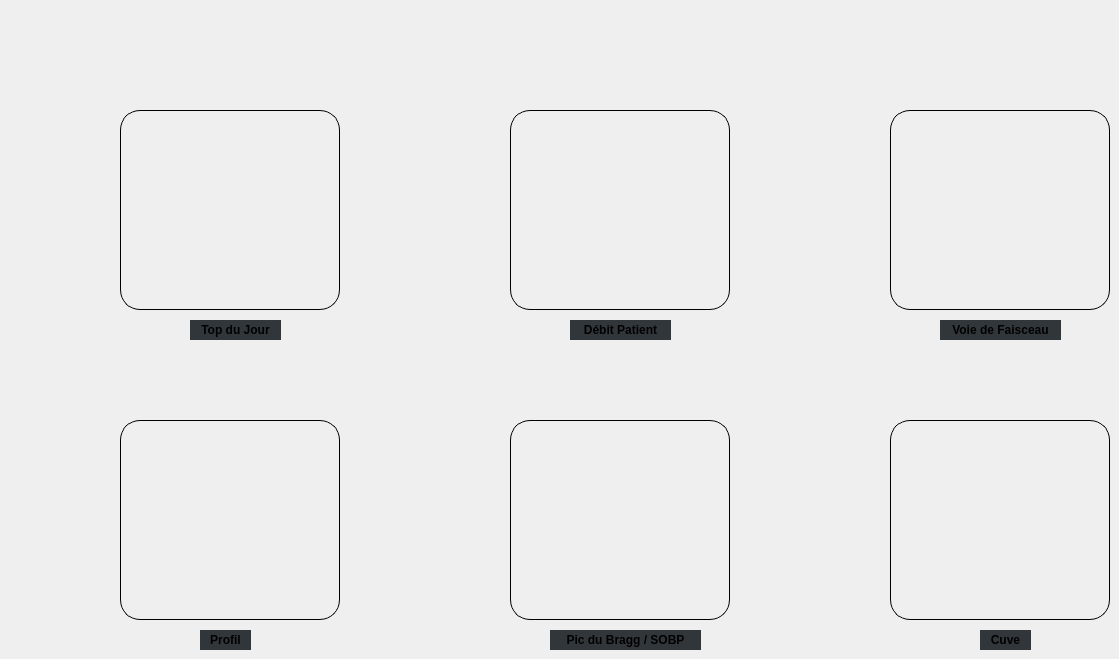
   <widget class="QWidget" name="startWidget">
    <widget class="QPushButton" name="beamProfilerPushButton">
     <property name="geometry">
      <rect>
       <x>120</x>
       <y>420</y>
       <width>220</width>
       <height>200</height>
      </rect>
     </property>
     <property name="minimumSize">
      <size>
       <width>220</width>
       <height>200</height>
      </size>
     </property>
     <property name="maximumSize">
      <size>
       <width>220</width>
       <height>200</height>
      </size>
     </property>
     <property name="font">
      <font>
       <pointsize>20</pointsize>
      </font>
     </property>
     <property name="styleSheet">
      <string notr="true">QPushButton {
border-radius: 20px;
border: 1px solid black;
}
QPushButton:pressed {
border-width: 3px;
}
QPushButton:disabled {
background-repeat: no-repeat; 
background-position: center;
border-radius: 20px;
border: 1px solid grey;
}

</string>
     </property>
     <property name="text">
      <string/>
     </property>
    </widget>
    <widget class="QPushButton" name="topDeJourPushButton">
     <property name="geometry">
      <rect>
       <x>120</x>
       <y>110</y>
       <width>220</width>
       <height>200</height>
      </rect>
     </property>
     <property name="minimumSize">
      <size>
       <width>200</width>
       <height>200</height>
      </size>
     </property>
     <property name="font">
      <font>
       <pointsize>20</pointsize>
      </font>
     </property>
     <property name="styleSheet">
      <string notr="true">QPushButton {
border-radius: 20px;
border: 1px solid black;
}
QPushButton:pressed {
border-width: 3px;
}
QPushButton:disabled {
background-repeat: no-repeat; 
background-position: center;
border-radius: 20px;
border: 1px solid gray;
}</string>
     </property>
     <property name="text">
      <string/>
     </property>
    </widget>
    <widget class="QPushButton" name="braggPeakPushButton">
     <property name="geometry">
      <rect>
       <x>510</x>
       <y>420</y>
       <width>220</width>
       <height>200</height>
      </rect>
     </property>
     <property name="minimumSize">
      <size>
       <width>200</width>
       <height>200</height>
      </size>
     </property>
     <property name="font">
      <font>
       <pointsize>20</pointsize>
      </font>
     </property>
     <property name="styleSheet">
      <string notr="true">QPushButton {
border-radius: 20px;
border: 1px solid black;
}
QPushButton:pressed {
border-width: 3px;
}
QPushButton:disabled {
background-repeat: no-repeat; 
background-position: center;
border-radius: 20px;
border: 1px solid gray;
}</string>
     </property>
     <property name="text">
      <string/>
     </property>
    </widget>
    <widget class="QPushButton" name="patientDebitPushButton">
     <property name="geometry">
      <rect>
       <x>510</x>
       <y>110</y>
       <width>220</width>
       <height>200</height>
      </rect>
     </property>
     <property name="minimumSize">
      <size>
       <width>200</width>
       <height>200</height>
      </size>
     </property>
     <property name="font">
      <font>
       <pointsize>20</pointsize>
      </font>
     </property>
     <property name="styleSheet">
      <string notr="true">QPushButton {
border-radius: 20px;
border: 1px solid black;
}
QPushButton:pressed {
border-width: 3px;
}
QPushButton:disabled {
background-repeat: no-repeat; 
background-position: center;
border-radius: 20px;
border: 1px solid gray;
}</string>
     </property>
     <property name="text">
      <string/>
     </property>
    </widget>
    <widget class="QPushButton" name="scanner3DPushButton">
     <property name="enabled">
      <bool>false</bool>
     </property>
     <property name="geometry">
      <rect>
       <x>890</x>
       <y>420</y>
       <width>220</width>
       <height>200</height>
      </rect>
     </property>
     <property name="minimumSize">
      <size>
       <width>200</width>
       <height>200</height>
      </size>
     </property>
     <property name="font">
      <font>
       <pointsize>20</pointsize>
      </font>
     </property>
     <property name="styleSheet">
      <string notr="true">QPushButton {
background-repeat: no-repeat; 
background-position: center;
border-radius: 20px;
border: 1px solid black;
}
QPushButton:pressed {
border-width: 3px;
}
</string>
     </property>
     <property name="text">
      <string/>
     </property>
    </widget>
    <widget class="QLabel" name="label_14">
     <property name="geometry">
      <rect>
       <x>190</x>
       <y>320</y>
       <width>91</width>
       <height>20</height>
      </rect>
     </property>
     <property name="styleSheet">
      <string notr="true">background: rgb(49, 54, 59);
</string>
     </property>
     <property name="text">
      <string>&lt;html&gt;&lt;head/&gt;&lt;body&gt;&lt;p align=&quot;center&quot;&gt;&lt;span style=&quot; font-weight:600;&quot;&gt;Top du Jour&lt;/span&gt;&lt;/p&gt;&lt;/body&gt;&lt;/html&gt;</string>
     </property>
     <property name="alignment">
      <set>Qt::AlignCenter</set>
     </property>
    </widget>
    <widget class="QLabel" name="label_15">
     <property name="geometry">
      <rect>
       <x>570</x>
       <y>320</y>
       <width>101</width>
       <height>20</height>
      </rect>
     </property>
     <property name="styleSheet">
      <string notr="true">background: rgb(49, 54, 59);</string>
     </property>
     <property name="text">
      <string>&lt;html&gt;&lt;head/&gt;&lt;body&gt;&lt;p align=&quot;center&quot;&gt;&lt;span style=&quot; font-weight:600;&quot;&gt;Débit Patient&lt;/span&gt;&lt;/p&gt;&lt;/body&gt;&lt;/html&gt;</string>
     </property>
     <property name="alignment">
      <set>Qt::AlignCenter</set>
     </property>
    </widget>
    <widget class="QLabel" name="label_16">
     <property name="geometry">
      <rect>
       <x>200</x>
       <y>630</y>
       <width>51</width>
       <height>20</height>
      </rect>
     </property>
     <property name="styleSheet">
      <string notr="true">background: rgb(49, 54, 59);</string>
     </property>
     <property name="text">
      <string>&lt;html&gt;&lt;head/&gt;&lt;body&gt;&lt;p&gt;&lt;span style=&quot; font-weight:600;&quot;&gt;Profil&lt;/span&gt;&lt;/p&gt;&lt;/body&gt;&lt;/html&gt;</string>
     </property>
     <property name="alignment">
      <set>Qt::AlignCenter</set>
     </property>
    </widget>
    <widget class="QLabel" name="label_17">
     <property name="geometry">
      <rect>
       <x>550</x>
       <y>630</y>
       <width>151</width>
       <height>20</height>
      </rect>
     </property>
     <property name="styleSheet">
      <string notr="true">background: rgb(49, 54, 59);</string>
     </property>
     <property name="text">
      <string>&lt;html&gt;&lt;head/&gt;&lt;body&gt;&lt;p align=&quot;center&quot;&gt;&lt;span style=&quot; font-weight:600;&quot;&gt;Pic du Bragg / SOBP&lt;/span&gt;&lt;/p&gt;&lt;/body&gt;&lt;/html&gt;</string>
     </property>
     <property name="alignment">
      <set>Qt::AlignCenter</set>
     </property>
    </widget>
    <widget class="QLabel" name="label_18">
     <property name="geometry">
      <rect>
       <x>980</x>
       <y>630</y>
       <width>51</width>
       <height>20</height>
      </rect>
     </property>
     <property name="styleSheet">
      <string notr="true">background: rgb(49, 54, 59);</string>
     </property>
     <property name="text">
      <string>&lt;html&gt;&lt;head/&gt;&lt;body&gt;&lt;p align=&quot;center&quot;&gt;&lt;span style=&quot; font-weight:600;&quot;&gt;Cuve&lt;/span&gt;&lt;/p&gt;&lt;/body&gt;&lt;/html&gt;</string>
     </property>
     <property name="alignment">
      <set>Qt::AlignCenter</set>
     </property>
    </widget>
    <widget class="QPushButton" name="beamlinePushButton">
     <property name="geometry">
      <rect>
       <x>890</x>
       <y>110</y>
       <width>220</width>
       <height>200</height>
      </rect>
     </property>
     <property name="minimumSize">
      <size>
       <width>200</width>
       <height>200</height>
      </size>
     </property>
     <property name="font">
      <font>
       <pointsize>20</pointsize>
      </font>
     </property>
     <property name="styleSheet">
      <string notr="true">QPushButton {
border-radius: 20px;
border: 1px solid black;
}
QPushButton:pressed {
border-width: 3px;
}
QPushButton:disabled {
background-repeat: no-repeat; 
background-position: center;
border-radius: 20px;
border: 1px solid gray;
}</string>
     </property>
     <property name="text">
      <string/>
     </property>
    </widget>
    <widget class="QLabel" name="label_19">
     <property name="geometry">
      <rect>
       <x>940</x>
       <y>320</y>
       <width>121</width>
       <height>20</height>
      </rect>
     </property>
     <property name="styleSheet">
      <string notr="true">background: rgb(49, 54, 59);</string>
     </property>
     <property name="text">
      <string>&lt;html&gt;&lt;head/&gt;&lt;body&gt;&lt;p align=&quot;center&quot;&gt;&lt;span style=&quot; font-weight:600;&quot;&gt;Voie de Faisceau&lt;/span&gt;&lt;/p&gt;&lt;/body&gt;&lt;/html&gt;</string>
     </property>
     <property name="alignment">
      <set>Qt::AlignCenter</set>
     </property>
    </widget>
   </widget>
